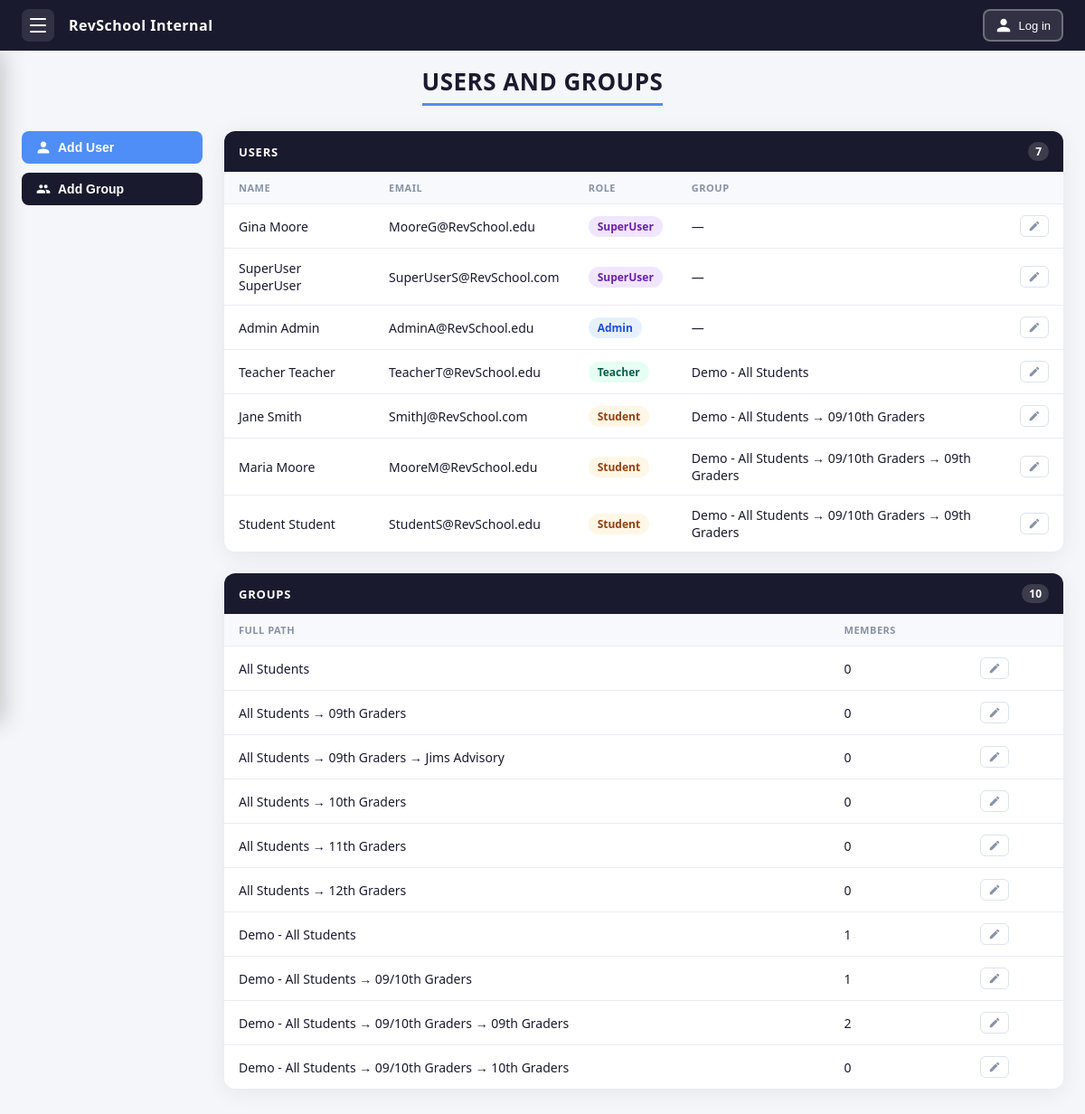
Screenshot of /users-and-groups/ with the database file from the repository.
### myapp/models.py (models this page shows, shortened)
class UserProfile(models.Model):
    user = models.OneToOneField(
        'auth.User',
        on_delete=models.CASCADE,
        related_name='profile'
    )
    role = models.CharField(max_length=20, choices=ROLES, default='student')
    group = models.ForeignKey(
        Group,
        null=True,
        blank=True,
        on_delete=models.SET_NULL,
        related_name='members'
    )

class Group(models.Model):
    name = models.CharField(max_length=100)
    parent = models.ForeignKey(
        'self',
        null=True,
        blank=True,
        on_delete=models.SET_NULL,
        related_name='subgroups'
    )
    monday = models.ManyToManyField('Class', blank=True, related_name='monday_groups')
    tuesday = models.ManyToManyField('Class', blank=True, related_name='tuesday_groups')
    wednesday = models.ManyToManyField('Class', blank=True, related_name='wednesday_groups')
    thursday = models.ManyToManyField('Class', blank=True, related_name='thursday_groups')
    friday = models.ManyToManyField('Class', blank=True, related_name='friday_groups')
    class Meta:
        ordering = ['name']
    def __str__(self):
        names = [self.name]
        parent = self.parent
        while parent is not None:
            names.insert(0, parent.name)
            parent = parent.parent
        return ' → '.join(names)

### myapp/views/admin_views.py (the view, shortened to what this page needs)
# urls.py: path('users-and-groups/', views.users_and_groups, name='users_and_groups'),
def users_and_groups(request):
    user_errors     = request.session.pop('user_errors',     [])
    user_form_data  = request.session.pop('user_form_data',  {})
    group_errors    = request.session.pop('group_errors',    [])
    group_form_data = request.session.pop('group_form_data', {})
    edit_user_errors     = request.session.pop('edit_user_errors',     [])
    edit_user_form_data  = request.session.pop('edit_user_form_data',  {})
    edit_group_errors    = request.session.pop('edit_group_errors',    [])
    edit_group_form_data = request.session.pop('edit_group_form_data', {})
    ROLE_ORDER = {'superuser': 0, 'admin': 1, 'teacher': 2, 'student': 3}
    users = sorted(
        UserProfile.objects.all().select_related('user', 'group'),
        key=lambda p: (
            ROLE_ORDER.get(p.role, 99),
            str(p.group).lower() if p.group else '',
            p.user.last_name.lower(),
            p.user.first_name.lower(),
        )
    )
    groups          = sorted(Group.objects.all(), key=lambda g: str(g).lower())
    return render(request, 'myapp/users_and_groups.html', {
        'users':           users,
        'groups':          groups,
        'user_errors':     user_errors,
        'user_form_data':  user_form_data,
        'group_errors':    group_errors,
        'group_form_data': group_form_data,
        'edit_user_errors':     edit_user_errors,
        'edit_user_form_data':  edit_user_form_data,
        'edit_group_errors':    edit_group_errors,
        'edit_group_form_data': edit_group_form_data,
    })

### myapp/templates/myapp/users_and_groups.html (shortened to what this page needs)
{% extends 'myapp/base.html' %}
{% block content %}
<div class="page-wrapper">
    <h1 class="page-title"><span>Users and Groups</span></h1>
    <div class="page-layout">
        <div class="sidebar-actions">
            <button class="action-btn blue" onclick="openUserModal()">
                <svg viewBox="0 0 24 24" style="width:16px;height:16px;fill:#fff;flex-shrink:0;">
                    <path d="M12 12c2.7 0 4.8-2.1 4.8-4.8S14.7 2.4 12 2.4 7.2 4.5 7.2 7.2 9.3 12 12 12zm0 2.4c-3.2 0-9.6 1.6-9.6 4.8v2.4h19.2v-2.4c0-3.2-6.4-4.8-9.6-4.8z"/>
                </svg>
                Add User
            </button>
            <button class="action-btn dark" onclick="openAdminGroupModal()">
                Add Group
            </button>
        </div>
        <div class="content-panels">
            {% include 'myapp/uag_users_panel.html' %}
            {% include 'myapp/uag_groups_panel.html' %}
        </div>
    </div>
</div>
{% endblock %}

### myapp/templates/myapp/uag_users_panel.html
<div class="panel">
    <div class="panel-header">
        <h2>Users</h2>
        <span class="panel-count">{{ users|length }}</span>
    </div>
    {% if users %}
    <table class="users-table">
        <thead>
            <tr>
                <th>Name</th>
                <th>Email</th>
                <th>Role</th>
                <th>Group</th>
                <th></th>
            </tr>
        </thead>
        <tbody>
            {% for profile in users %}
            <tr>
                <td>{{ profile.user.get_full_name }}</td>
                <td>{{ profile.user.email }}</td>
                <td>
                    <span class="role-badge role-{{ profile.role }}">
                        {{ profile.get_role_display }}
                    </span>
                </td>
                <td>{{ profile.group|default:"—" }}</td>
                <td>
                    {% if profile.user.id != request.user.id %}
                    <button class="edit-user-btn"
                        data-user-id="{{ profile.user.id }}"
                        data-first-name="{{ profile.user.first_name|escapejs }}"
                        data-last-name="{{ profile.user.last_name|escapejs }}"
                        data-email="{{ profile.user.email|escapejs }}"
                        data-role="{{ profile.role }}"
                        data-group-id="{{ profile.group.id|default:'' }}"
                        onclick="openEditUserModal(
                            this.dataset.userId,
                            this.dataset.firstName,
                            this.dataset.lastName,
                            this.dataset.email,
                            this.dataset.role,
                            this.dataset.groupId
                        )">
                        <svg viewBox="0 0 24 24" style="width:14px;height:14px;fill:currentColor;">
                            <path d="M3 17.25V21h3.75L17.81 9.94l-3.75-3.75L3 17.25zM20.71 7.04a1 1 0 000-1.41l-2.34-2.34a1 1 0 00-1.41 0l-1.83 1.83 3.75 3.75 1.83-1.83z"/>
                        </svg>
                    </button>
                    {% else %}
                    <span style="font-size:12px; color:#bbb;">you</span>
                    {% endif %}
                </td>
            </tr>
            {% endfor %}
        </tbody>
    </table>
    {% else %}
    <div class="empty-state">No users yet.</div>
    {% endif %}
</div>

### myapp/templates/myapp/uag_groups_panel.html
<div class="panel">
    <div class="panel-header">
        <h2>Groups</h2>
        <span class="panel-count">{{ groups|length }}</span>
    </div>
    {% if groups %}
    <table class="groups-table">
        <thead>
            <tr>
                <th>Full Path</th>
                <th>Members</th>
                <th></th>
            </tr>
        </thead>
        <tbody>
            {% for group in groups %}
            <tr>
                <td>{{ group }}</td>
                <td>{{ group.members.count }}</td>
                <td>
                    <button class="edit-user-btn"
                        data-group-id="{{ group.id }}"
                        data-group-name="{{ group.name|escapejs }}"
                        data-parent-id="{{ group.parent.id|default:'' }}"
                        onclick="openEditGroupModal(
                            this.dataset.groupId,
                            this.dataset.groupName,
                            this.dataset.parentId
                        )">
                        <svg viewBox="0 0 24 24" style="width:14px;height:14px;fill:currentColor;">
                            <path d="M3 17.25V21h3.75L17.81 9.94l-3.75-3.75L3 17.25zM20.71 7.04a1 1 0 000-1.41l-2.34-2.34a1 1 0 00-1.41 0l-1.83 1.83 3.75 3.75 1.83-1.83z"/>
                        </svg>
                    </button>
                </td>
            </tr>
            {% endfor %}
        </tbody>
    </table>
    {% else %}
    <div class="empty-state">No groups yet.</div>
    {% endif %}
</div>

### myapp/templates/myapp/base.html (style rules this page uses)
* { margin: 0; padding: 0; box-sizing: border-box; }
body { font-family: 'Segoe UI', sans-serif; background: #f4f6f9; color: #1a1a2e; }

### myapp/templates/myapp/users_and_groups.html (style rules this page uses)
.page-wrapper { max-width: 1200px; margin: 0 auto; padding-bottom: 40px; }
.page-title { text-align: center; font-size: 26px; font-weight: 700; letter-spacing: 0.5px; color: #1a1a2e; margin-bottom: 28px; text-transform: uppercase; font-family: 'Segoe UI', sans-serif; }
.page-title span { display: inline-block; border-bottom: 3px solid #4f8ef7; padding-bottom: 6px; }
.page-layout { display: grid; grid-template-columns: 200px 1fr; gap: 24px; align-items: start; }
.sidebar-actions { display: flex; flex-direction: column; gap: 10px; }
.action-btn { width: 100%; padding: 10px 16px; border: none; border-radius: 8px; font-size: 14px; font-weight: 600; cursor: pointer; transition: background 0.2s; text-align: left; display: flex; align-items: center; gap: 8px; }
.action-btn.blue { background: #4f8ef7; color: #fff; }
.action-btn.dark { background: #1a1a2e; color: #fff; }
.content-panels { display: flex; flex-direction: column; gap: 24px; }
.panel { background: #fff; border-radius: 12px; overflow: hidden; box-shadow: 0 4px 24px rgba(0,0,0,0.07); }
.panel-header { background: #1a1a2e; padding: 12px 16px; display: flex; align-items: center; justify-content: space-between; }
.panel-header h2 { color: #fff; font-size: 13px; font-weight: 600; letter-spacing: 0.8px; text-transform: uppercase; margin: 0; }
.panel-count { background: rgba(255,255,255,0.15); color: #fff; font-size: 12px; font-weight: 600; padding: 2px 8px; border-radius: 12px; }
.users-table, .groups-table { width: 100%; border-collapse: collapse; }
.users-table th, .groups-table th { background: #f8f9fc; padding: 10px 16px; text-align: left; font-size: 11px; font-weight: 600; letter-spacing: 0.5px; text-transform: uppercase; color: #8892a4; border-bottom: 1px solid #eaecf2; }
.users-table td, .groups-table td { padding: 12px 16px; font-size: 14px; color: #1a1a2e; border-bottom: 1px solid #eaecf2; }
.users-table tr:last-child td, .groups-table tr:last-child td { border-bottom: none; }
.role-badge { display: inline-block; padding: 3px 10px; border-radius: 20px; font-size: 12px; font-weight: 600; }
.role-superuser { background: #f0e6ff; color: #6b21a8; }
.role-admin { background: #e6f0ff; color: #1d4ed8; }
.role-teacher { background: #e6fff5; color: #065f46; }
.role-student { background: #fff7e6; color: #92400e; }
.edit-user-btn { background: none; border: 1.5px solid #dde2ec; border-radius: 6px; padding: 4px 8px; cursor: pointer; color: #8892a4; transition: color 0.2s, border-color 0.2s; display: inline-flex; align-items: center; }

### rows the page displays
UserProfile: user.get_full_name "Gina Moore", user.email "MooreG@RevSchool.edu", role "SuperUser", group "—"
UserProfile: user.get_full_name "SuperUser SuperUser", user.email "SuperUserS@RevSchool.com", role "SuperUser", group "—"
UserProfile: user.get_full_name "Admin Admin", user.email "AdminA@RevSchool.edu", role "Admin", group "—"
UserProfile: user.get_full_name "Teacher Teacher", user.email "TeacherT@RevSchool.edu", role "Teacher", group "Demo - All Students"
UserProfile: user.get_full_name "Jane Smith", user.email "SmithJ@RevSchool.com", role "Student", group "Demo - All Students → 09/10th Graders"
UserProfile: user.get_full_name "Maria Moore", user.email "MooreM@RevSchool.edu", role "Student", group "Demo - All Students → 09/10th Graders → 09th Graders"
UserProfile: user.get_full_name "Student Student", user.email "StudentS@RevSchool.edu", role "Student", group "Demo - All Students → 09/10th Graders → 09th Graders"
Group: name+parent "All Students", members.count "0"
Group: name+parent "All Students → 09th Graders", members.count "0"
Group: name+parent "All Students → 09th Graders → Jims Advisory", members.count "0"
Group: name+parent "All Students → 10th Graders", members.count "0"
Group: name+parent "All Students → 11th Graders", members.count "0"
Group: name+parent "All Students → 12th Graders", members.count "0"
Group: name+parent "Demo - All Students", members.count "1"
Group: name+parent "Demo - All Students → 09/10th Graders", members.count "1"
Group: name+parent "Demo - All Students → 09/10th Graders → 09th Graders", members.count "2"
Group: name+parent "Demo - All Students → 09/10th Graders → 10th Graders", members.count "0"

### other values shown
{{ users|length }} "7"
{{ groups|length }} "10"
